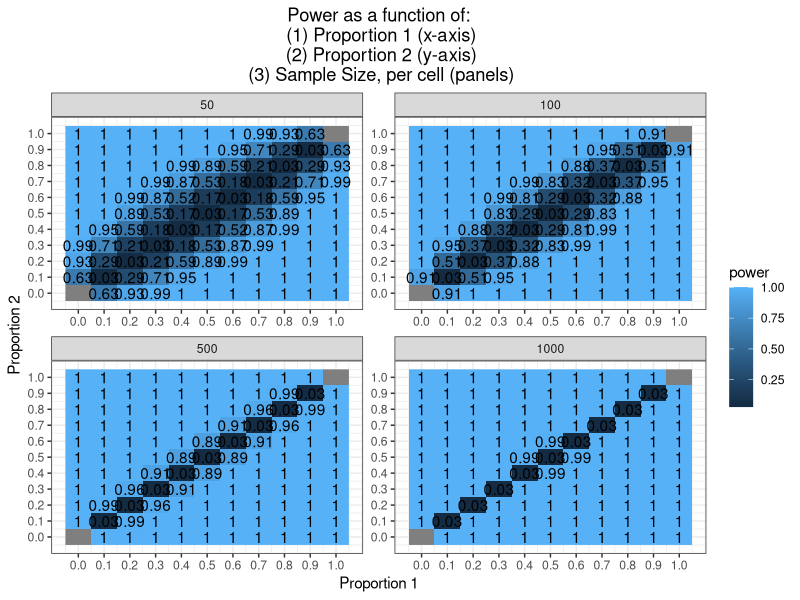
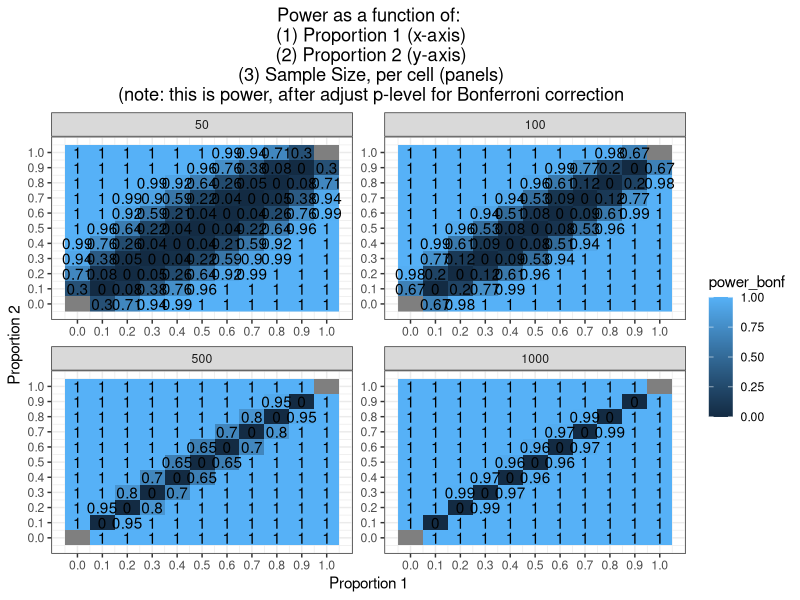

Generate these figures, in order, with R:
## ---- chunk 1
knitr::opts_chunk$set(echo = TRUE)
## ---- chunk 2
library(tidyverse)

## ---- chunk 3
n_vals <- c(50, 100, 500, 1000)
prop1 <- seq(0, 1, 0.1)
prop2 <- seq(0, 1, 0.1)

total_rows <- length(n_vals) * length(prop1) * length(prop2)

df_power = data.frame(n = integer(total_rows),
                      p1 = double(total_rows),
                      p2 = double(total_rows),
                      power = double(total_rows),
                      power_bonf = double(total_rows))

df_power %>% 
  sample_n(10)
## ---- chunk 4
num_tests <- choose(n = 5, k = 2)

i <- 0
for (n_i in n_vals){
  for (p1_i in prop1){
    for (p2_i in prop2){
      i <- i + 1
      
      df_power[i,]$n <- n_i
      df_power[i,]$p1 <- p1_i
      df_power[i,]$p2 <- p2_i
      df_power[i,]$power <- power.prop.test(n = n_i,
                                            p1 = p1_i,
                                            p2 = p2_i,
                                            sig.level = 0.05,
                                            alternative = "two.sided")$power
      df_power[i,]$power_bonf <- power.prop.test(n = n_i,
                                                p1 = p1_i,
                                                p2 = p2_i,
                                                sig.level = 0.05/num_tests,
                                                alternative = "two.sided")$power
      
      
    }
  }
}

## ---- chunk 5
df_power %>% 
  sample_n(10)
## ---- chunk 6
plot_power_prop.test <-
df_power %>% 
  mutate(power = round(power, 2)) %>% 
  ggplot(aes(x = p1,
             y = p2,
             fill = power,
             label = power)) +
  geom_raster() +
  geom_text() +
  facet_wrap(vars(n), ncol = 2, scales = "free") +
  scale_x_continuous(breaks = prop1) +
  scale_y_continuous(breaks = prop2) +
  labs(x = "Proportion 1",
       y = "Proportion 2",
       title = paste0("Power as a function of:",
                      "\n (1) Proportion 1 (x-axis)",
                      "\n (2) Proportion 2 (y-axis)",
                      "\n (3) Sample Size, per cell (panels)")) +
  theme_bw() +
  theme(plot.title = element_text(hjust = 0.5))

plot_power_prop.test

## ---- chunk 7
if (FALSE){
ggsave(plot = plot_power_prop.test,
       filename = "plot_power_prop.test.pdf",
       width = 12, height = 10)
}
## ---- chunk 8
df_power %>% 
  mutate(power_bonf = round(power_bonf, 2)) %>% 
  ggplot(aes(x = p1,
             y = p2,
             fill = power_bonf,
             label = power_bonf)) +
  geom_raster() +
  geom_text() +
  facet_wrap(vars(n), ncol = 2, scales = "free") +
  scale_x_continuous(breaks = prop1) +
  scale_y_continuous(breaks = prop2) +
  labs(x = "Proportion 1",
       y = "Proportion 2",
       title = paste0("Power as a function of:",
                      "\n (1) Proportion 1 (x-axis)",
                      "\n (2) Proportion 2 (y-axis)",
                      "\n (3) Sample Size, per cell (panels)",
                      "\n (note: this is power, after adjust p-level for Bonferroni correction")) +
  theme_bw() +
  theme(plot.title = element_text(hjust = 0.5))


